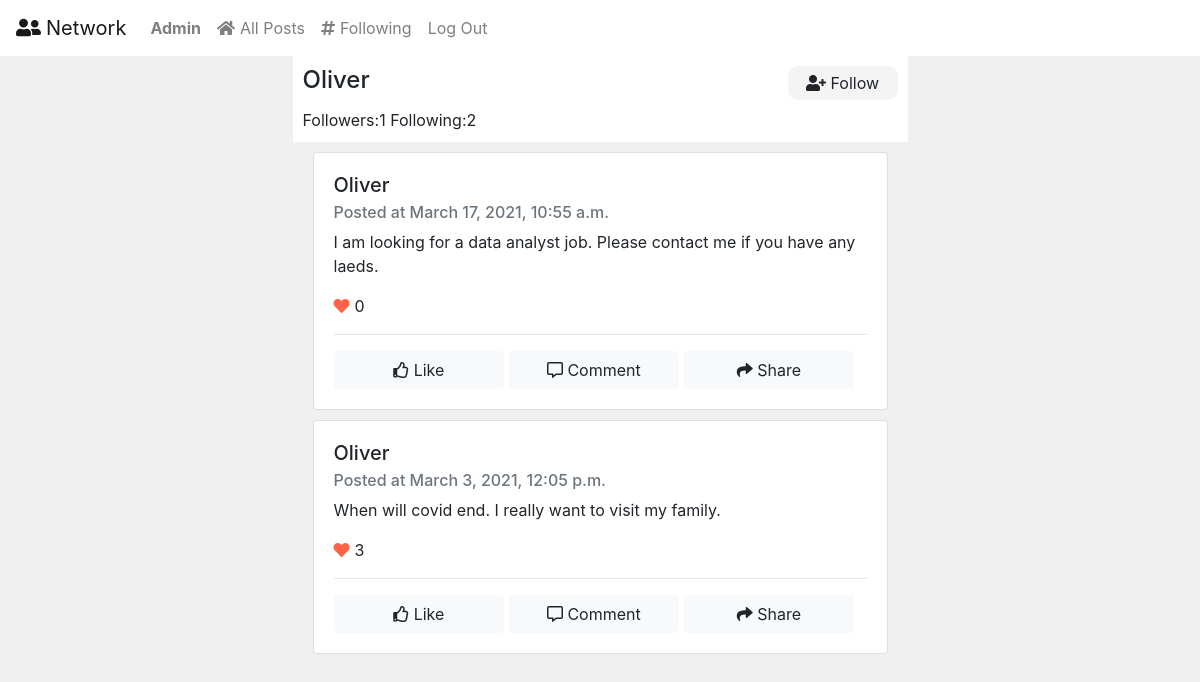
/profile/1 (signed in), run on the app's committed database.
### network/models.py (models this page shows, shortened)
class User(AbstractUser):
    pass

class Post(models.Model):
    user = models.ForeignKey(User, on_delete=models.CASCADE, related_name="posts")
    content = models.TextField(max_length=512)
    timestamp = models.DateTimeField(auto_now_add=True)
    likes = models.ManyToManyField(User, related_name="liked")

### network/views.py (the view)
# urls.py: path("profile/<int:user_id>", views.profile, name="profile"),
def profile(request, user_id):
    user_profile = User.objects.get(pk=user_id)
    all_posts = Post.objects.filter(user=user_id).order_by("-timestamp")
    paginator = Paginator(all_posts, 8)
    page_number = request.GET.get('page')
    page_obj = paginator.get_page(page_number)
    profile_follower = Follower.objects.filter(user=user_profile)
    profile_follower_id = flatten(profile_follower.values_list('follower'))
    if request.method == "POST":
        if 'follow' in request.POST:
            Follower.objects.create(user=user_profile, follower=request.user)
        elif 'unfollow' in request.POST:
            Follower.objects.get(user=user_profile, follower=request.user).delete()
        return HttpResponseRedirect(reverse("profile", args=(user_id,)))
    return render(request, "network/profile.html", {
        "user_profile": user_profile,
        "page_obj": page_obj,
        "profile_follower_id": profile_follower_id,
    })

### network/templates/network/profile.html (shortened to what this page needs)
{% extends "network/layout.html" %}
{% load static %}
{% block body %}
    <div class="row">
        <div class="col"></div>
        <div class="col-6">
            <div class="user-details">
                <div class="user-details-top">
                    <h4 class="username">{{ user_profile.username|capfirst }}</h4>
                    <div class="user-details-top-follow">
                        <form action="#" method="post">
                            {% if user != user_profile %}
                                {% if user.id not in profile_follower_id %}
                                    <label for="follow" class="follow-btn"><i class="fas fa-user-plus"></i>  Follow</label>
                                {% else%}
                                    <label for="unfollow" class="unfollow-btn"><i class="fas fa-user-minus"></i>  Unfollow</label>
                                    <input id="unfollow" class="unfollow" type="submit" name="unfollow" value="following">
                                {% endif %}
                            {% endif %}
                        </form>
                    </div>
                </div>
                    <div class="connection">
                        <span>Followers:{{ user_profile.follower.count }}</span>
                        <span>Following:{{ user_profile.following.count }}</span>
                    </div>
            </div>
            {%  for post in page_obj %}
                <div class="card">
                    <div class="card-body">
                        <h5 class="card-title">{{ post.user.username|capfirst }}</h5>
                        <h6 class="card-subtitle mb-2 text-muted">Posted at {{ post.timestamp }}</h6>
                        <p class="card-text">{{ post.content }}</p>
                        <p><i class="fas fa-heart"></i><span class="card-text" id="likes{{ post.id }}">{{ post.likes.count }}</span></p>
                        <hr>
                        {% if user in post.likes.all %}
                            <button data-postid="{{ post.id }}" class="btn btn-light like" style="color:dodgerblue"><i class="fas fa-thumbs-up"></i> Liked</button>
                        {% else %}
                            <button data-postid="{{ post.id }}" class="btn btn-light like"><i class="far fa-thumbs-up"></i> Like</button>
                        {% endif %}
                        <button class="btn btn-light comment"><i class="far fa-comment-alt"></i> Comment</button>
                        <button class="btn btn-light share"><i class="fas fa-share"></i> Share</button>
                    </div>
                </div>
            {% endfor %}
        </div>
        <div class="col"></div>
    </div>
{% endblock %}

### network/templates/network/layout.html (shortened to what this page needs)
{% load static %}
<!DOCTYPE html>
<html lang="en">
    <head>
        <link rel="stylesheet" href="https://stackpath.bootstrapcdn.com/bootstrap/4.4.1/css/bootstrap.min.css">
        <link href="{% static 'network/styles.css' %}" rel="stylesheet">
        <link rel="stylesheet" href="{% static 'network/css/all.css' %}">
    </head>
    <body>
        <nav class="navbar navbar-expand-lg navbar-light" style="background-color: white;">
            <a class="navbar-brand" href="{% url 'index' %}"><i class="fas fa-user-friends"></i>Network</a>
            <div>
              <ul class="navbar-nav mr-auto">
                {% if user.is_authenticated %}
                    <li class="nav-item">
                        <a class="nav-link" href="/profile/{{ user.id }}"><strong>{{ user.username|capfirst }}</strong></a>
                    </li>
                {% endif %}
                <li class="nav-item">
                  <a class="nav-link" href="{% url 'index' %}"><i class="fas fa-home"></i>All Posts</a>
                </li>
                {% if user.is_authenticated %}
                    <li class="nav-item">
                        <a class="nav-link" href="{% url 'following' %}"><i class="fas fa-hashtag"></i>Following</a>
                    </li>
                    <li class="nav-item">
                        <a class="nav-link" href="{% url 'logout' %}">Log Out</a>
                    </li>
                {% endif %}
              </ul>
            </div>
          </nav>
        <div class="body">
            {% block body %}
            {% endblock %}
        </div>
    </body>
</html>

### network/static/network/styles.css (style rules this page uses)
body { background-color: rgb(235, 235, 235, 0.7); }
.fa-user-friends, .fa-home, .fa-hashtag { margin-right: 5px; }
.btn-light { width: 32%; outline: none; }
.col-6 { min-height: 100vh; padding:0px; }
.card { margin:10px 20px; }
.fa-heart { color:tomato; margin-right: 5px; }
.user-details { padding-top: 20px; padding:10px; background-color: white; width: 100%; }
.user-details-top { display: flex; justify-content: space-between; }
.follow-btn { background-color: rgb(240, 240, 240, 0.7); padding: 5px 10px; width: 110px; text-align:center; border-radius: 10px; cursor: pointer; }

### network/static/network/css/all.css (style rules this page uses)
.fa, .fas, .far, .fal, .fad, .fab { -moz-osx-font-smoothing: grayscale; -webkit-font-smoothing: antialiased; display: inline-block; font-style: normal; font-variant: normal; text-rendering: auto; line-height: 1; }
.fa-comment-alt:before { content: "\f27a"; }
.fa-hashtag:before { content: "\f292"; }
.fa-heart:before { content: "\f004"; }
.fa-home:before { content: "\f015"; }
.fa-share:before { content: "\f064"; }
.fa-thumbs-up:before { content: "\f164"; }
.fa-user-friends:before { content: "\f500"; }
.fa-user-plus:before { content: "\f234"; }
.far { font-family: 'Font Awesome 5 Free'; font-weight: 400; }

### data on the page
User: username "Admin"
User: username "Oliver", follower.count "1", following.count "2"
Post: user.username "Oliver", timestamp "March 17, 2021, 10:55 a.m.", content "I am looking for a data analyst job. Please contact me if you have any laeds.", likes.count "0"
Post: user.username "Oliver", timestamp "March 3, 2021, 12:05 p.m.", content "When will covid end. I really want to visit my family.", likes.count "3"
